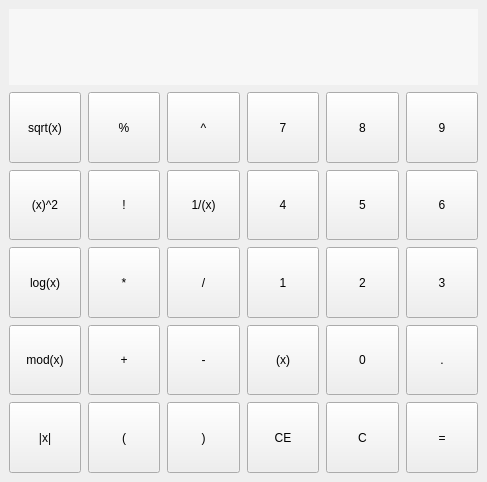
<?xml version="1.0" encoding="UTF-8"?>
<ui version="4.0">
 <class>MainWindow</class>
 <widget class="QMainWindow" name="MainWindow">
  <property name="geometry">
   <rect>
    <x>0</x>
    <y>0</y>
    <width>487</width>
    <height>482</height>
   </rect>
  </property>
  <property name="sizePolicy">
   <sizepolicy hsizetype="Expanding" vsizetype="Expanding">
    <horstretch>1</horstretch>
    <verstretch>2</verstretch>
   </sizepolicy>
  </property>
  <property name="minimumSize">
   <size>
    <width>487</width>
    <height>482</height>
   </size>
  </property>
  <property name="maximumSize">
   <size>
    <width>1000</width>
    <height>1000</height>
   </size>
  </property>
  <property name="windowTitle">
   <string>Calculator</string>
  </property>
  <property name="windowOpacity">
   <double>1.000000000000000</double>
  </property>
  <property name="autoFillBackground">
   <bool>true</bool>
  </property>
  <property name="toolButtonStyle">
   <enum>Qt::ToolButtonIconOnly</enum>
  </property>
  <property name="documentMode">
   <bool>false</bool>
  </property>
  <property name="tabShape">
   <enum>QTabWidget::Rounded</enum>
  </property>
  <property name="dockOptions">
   <set>QMainWindow::AllowTabbedDocks|QMainWindow::AnimatedDocks</set>
  </property>
  <property name="unifiedTitleAndToolBarOnMac">
   <bool>false</bool>
  </property>
  <widget class="QWidget" name="centralwidget">
   <property name="sizePolicy">
    <sizepolicy hsizetype="Preferred" vsizetype="Preferred">
     <horstretch>1</horstretch>
     <verstretch>1</verstretch>
    </sizepolicy>
   </property>
   <property name="minimumSize">
    <size>
     <width>362</width>
     <height>482</height>
    </size>
   </property>
   <property name="maximumSize">
    <size>
     <width>100000</width>
     <height>100000</height>
    </size>
   </property>
   <property name="sizeIncrement">
    <size>
     <width>0</width>
     <height>0</height>
    </size>
   </property>
   <property name="baseSize">
    <size>
     <width>362</width>
     <height>482</height>
    </size>
   </property>
   <property name="autoFillBackground">
    <bool>false</bool>
   </property>
   <layout class="QGridLayout" name="gridLayout">
    <item row="0" column="0">
     <layout class="QVBoxLayout" name="verticalLayout" stretch="1,5">
      <property name="spacing">
       <number>7</number>
      </property>
      <property name="sizeConstraint">
       <enum>QLayout::SetFixedSize</enum>
      </property>
      <item>
       <widget class="QLabel" name="equation_label">
        <property name="sizePolicy">
         <sizepolicy hsizetype="Expanding" vsizetype="Expanding">
          <horstretch>0</horstretch>
          <verstretch>1</verstretch>
         </sizepolicy>
        </property>
        <property name="minimumSize">
         <size>
          <width>362</width>
          <height>0</height>
         </size>
        </property>
        <property name="maximumSize">
         <size>
          <width>16777215</width>
          <height>16777215</height>
         </size>
        </property>
        <property name="styleSheet">
         <string notr="true">background-color: rgb(247, 247, 247);
font: 12pt &quot;Arial&quot;;</string>
        </property>
        <property name="text">
         <string/>
        </property>
        <property name="alignment">
         <set>Qt::AlignRight|Qt::AlignTrailing|Qt::AlignVCenter</set>
        </property>
        <property name="margin">
         <number>20</number>
        </property>
       </widget>
      </item>
      <item>
       <layout class="QGridLayout" name="gridLayout_2">
        <property name="sizeConstraint">
         <enum>QLayout::SetFixedSize</enum>
        </property>
        <item row="4" column="3">
         <widget class="QPushButton" name="divide_button">
          <property name="enabled">
           <bool>true</bool>
          </property>
          <property name="sizePolicy">
           <sizepolicy hsizetype="Preferred" vsizetype="Preferred">
            <horstretch>0</horstretch>
            <verstretch>0</verstretch>
           </sizepolicy>
          </property>
          <property name="text">
           <string>/</string>
          </property>
         </widget>
        </item>
        <item row="2" column="3">
         <widget class="QPushButton" name="inversion_button">
          <property name="sizePolicy">
           <sizepolicy hsizetype="Preferred" vsizetype="Preferred">
            <horstretch>0</horstretch>
            <verstretch>0</verstretch>
           </sizepolicy>
          </property>
          <property name="text">
           <string>1/(x)</string>
          </property>
         </widget>
        </item>
        <item row="9" column="1">
         <widget class="QPushButton" name="absolute_button">
          <property name="enabled">
           <bool>true</bool>
          </property>
          <property name="sizePolicy">
           <sizepolicy hsizetype="Preferred" vsizetype="Preferred">
            <horstretch>0</horstretch>
            <verstretch>0</verstretch>
           </sizepolicy>
          </property>
          <property name="text">
           <string>|x|</string>
          </property>
         </widget>
        </item>
        <item row="7" column="2">
         <widget class="QPushButton" name="add_button">
          <property name="enabled">
           <bool>true</bool>
          </property>
          <property name="sizePolicy">
           <sizepolicy hsizetype="Preferred" vsizetype="Preferred">
            <horstretch>0</horstretch>
            <verstretch>0</verstretch>
           </sizepolicy>
          </property>
          <property name="text">
           <string>+</string>
          </property>
         </widget>
        </item>
        <item row="7" column="1">
         <widget class="QPushButton" name="modulo_f_button">
          <property name="enabled">
           <bool>true</bool>
          </property>
          <property name="sizePolicy">
           <sizepolicy hsizetype="Preferred" vsizetype="Preferred">
            <horstretch>0</horstretch>
            <verstretch>0</verstretch>
           </sizepolicy>
          </property>
          <property name="text">
           <string>mod(x)</string>
          </property>
         </widget>
        </item>
        <item row="9" column="3">
         <widget class="QPushButton" name="right_bracket_button">
          <property name="enabled">
           <bool>true</bool>
          </property>
          <property name="sizePolicy">
           <sizepolicy hsizetype="Preferred" vsizetype="Preferred">
            <horstretch>0</horstretch>
            <verstretch>0</verstretch>
           </sizepolicy>
          </property>
          <property name="text">
           <string>)</string>
          </property>
         </widget>
        </item>
        <item row="9" column="4">
         <widget class="QPushButton" name="clear_button">
          <property name="sizePolicy">
           <sizepolicy hsizetype="Preferred" vsizetype="Preferred">
            <horstretch>0</horstretch>
            <verstretch>0</verstretch>
           </sizepolicy>
          </property>
          <property name="text">
           <string>CE</string>
          </property>
         </widget>
        </item>
        <item row="2" column="6">
         <widget class="QPushButton" name="number_5_button">
          <property name="sizePolicy">
           <sizepolicy hsizetype="Preferred" vsizetype="Preferred">
            <horstretch>0</horstretch>
            <verstretch>0</verstretch>
           </sizepolicy>
          </property>
          <property name="text">
           <string>5</string>
          </property>
         </widget>
        </item>
        <item row="0" column="3">
         <widget class="QPushButton" name="power_button">
          <property name="sizePolicy">
           <sizepolicy hsizetype="Preferred" vsizetype="Preferred">
            <horstretch>0</horstretch>
            <verstretch>0</verstretch>
           </sizepolicy>
          </property>
          <property name="text">
           <string>^</string>
          </property>
         </widget>
        </item>
        <item row="0" column="4">
         <widget class="QPushButton" name="number_7_button">
          <property name="enabled">
           <bool>true</bool>
          </property>
          <property name="sizePolicy">
           <sizepolicy hsizetype="Preferred" vsizetype="Preferred">
            <horstretch>0</horstretch>
            <verstretch>0</verstretch>
           </sizepolicy>
          </property>
          <property name="text">
           <string>7</string>
          </property>
         </widget>
        </item>
        <item row="0" column="6">
         <widget class="QPushButton" name="number_8_button">
          <property name="sizePolicy">
           <sizepolicy hsizetype="Preferred" vsizetype="Preferred">
            <horstretch>0</horstretch>
            <verstretch>0</verstretch>
           </sizepolicy>
          </property>
          <property name="text">
           <string>8</string>
          </property>
         </widget>
        </item>
        <item row="9" column="6">
         <widget class="QPushButton" name="undo_button">
          <property name="sizePolicy">
           <sizepolicy hsizetype="Preferred" vsizetype="Preferred">
            <horstretch>0</horstretch>
            <verstretch>0</verstretch>
           </sizepolicy>
          </property>
          <property name="text">
           <string>C</string>
          </property>
         </widget>
        </item>
        <item row="7" column="6">
         <widget class="QPushButton" name="number_0_button">
          <property name="enabled">
           <bool>true</bool>
          </property>
          <property name="sizePolicy">
           <sizepolicy hsizetype="Preferred" vsizetype="Preferred">
            <horstretch>0</horstretch>
            <verstretch>0</verstretch>
           </sizepolicy>
          </property>
          <property name="text">
           <string>0</string>
          </property>
         </widget>
        </item>
        <item row="7" column="8">
         <widget class="QPushButton" name="comma_button">
          <property name="sizePolicy">
           <sizepolicy hsizetype="Preferred" vsizetype="Preferred">
            <horstretch>0</horstretch>
            <verstretch>0</verstretch>
           </sizepolicy>
          </property>
          <property name="text">
           <string>.</string>
          </property>
         </widget>
        </item>
        <item row="9" column="8">
         <widget class="QPushButton" name="calc_button">
          <property name="sizePolicy">
           <sizepolicy hsizetype="Preferred" vsizetype="Preferred">
            <horstretch>0</horstretch>
            <verstretch>0</verstretch>
           </sizepolicy>
          </property>
          <property name="text">
           <string>=</string>
          </property>
         </widget>
        </item>
        <item row="2" column="1">
         <widget class="QPushButton" name="square_power_button">
          <property name="sizePolicy">
           <sizepolicy hsizetype="Preferred" vsizetype="Preferred">
            <horstretch>0</horstretch>
            <verstretch>0</verstretch>
           </sizepolicy>
          </property>
          <property name="text">
           <string>(x)^2</string>
          </property>
         </widget>
        </item>
        <item row="4" column="1">
         <widget class="QPushButton" name="logarithm_button">
          <property name="sizePolicy">
           <sizepolicy hsizetype="Preferred" vsizetype="Preferred">
            <horstretch>0</horstretch>
            <verstretch>0</verstretch>
           </sizepolicy>
          </property>
          <property name="text">
           <string>log(x)</string>
          </property>
         </widget>
        </item>
        <item row="0" column="2">
         <widget class="QPushButton" name="modulo_button">
          <property name="sizePolicy">
           <sizepolicy hsizetype="Preferred" vsizetype="Preferred">
            <horstretch>0</horstretch>
            <verstretch>0</verstretch>
           </sizepolicy>
          </property>
          <property name="text">
           <string>%</string>
          </property>
         </widget>
        </item>
        <item row="0" column="1">
         <widget class="QPushButton" name="square_root_button">
          <property name="enabled">
           <bool>true</bool>
          </property>
          <property name="sizePolicy">
           <sizepolicy hsizetype="Preferred" vsizetype="Preferred">
            <horstretch>0</horstretch>
            <verstretch>0</verstretch>
           </sizepolicy>
          </property>
          <property name="text">
           <string>sqrt(x)</string>
          </property>
         </widget>
        </item>
        <item row="4" column="2">
         <widget class="QPushButton" name="multiply_button">
          <property name="enabled">
           <bool>true</bool>
          </property>
          <property name="sizePolicy">
           <sizepolicy hsizetype="Preferred" vsizetype="Preferred">
            <horstretch>0</horstretch>
            <verstretch>0</verstretch>
           </sizepolicy>
          </property>
          <property name="text">
           <string>*</string>
          </property>
         </widget>
        </item>
        <item row="2" column="2">
         <widget class="QPushButton" name="factorial_button">
          <property name="sizePolicy">
           <sizepolicy hsizetype="Preferred" vsizetype="Preferred">
            <horstretch>0</horstretch>
            <verstretch>0</verstretch>
           </sizepolicy>
          </property>
          <property name="text">
           <string>!</string>
          </property>
         </widget>
        </item>
        <item row="9" column="2">
         <widget class="QPushButton" name="left_bracket_button">
          <property name="enabled">
           <bool>true</bool>
          </property>
          <property name="sizePolicy">
           <sizepolicy hsizetype="Preferred" vsizetype="Preferred">
            <horstretch>0</horstretch>
            <verstretch>0</verstretch>
           </sizepolicy>
          </property>
          <property name="text">
           <string>(</string>
          </property>
         </widget>
        </item>
        <item row="7" column="3">
         <widget class="QPushButton" name="subtract_button">
          <property name="enabled">
           <bool>true</bool>
          </property>
          <property name="sizePolicy">
           <sizepolicy hsizetype="Preferred" vsizetype="Preferred">
            <horstretch>0</horstretch>
            <verstretch>0</verstretch>
           </sizepolicy>
          </property>
          <property name="text">
           <string>-</string>
          </property>
         </widget>
        </item>
        <item row="2" column="4">
         <widget class="QPushButton" name="number_4_button">
          <property name="enabled">
           <bool>true</bool>
          </property>
          <property name="sizePolicy">
           <sizepolicy hsizetype="Preferred" vsizetype="Preferred">
            <horstretch>0</horstretch>
            <verstretch>0</verstretch>
           </sizepolicy>
          </property>
          <property name="text">
           <string>4</string>
          </property>
         </widget>
        </item>
        <item row="4" column="4">
         <widget class="QPushButton" name="number_1_button">
          <property name="enabled">
           <bool>true</bool>
          </property>
          <property name="sizePolicy">
           <sizepolicy hsizetype="Preferred" vsizetype="Preferred">
            <horstretch>0</horstretch>
            <verstretch>0</verstretch>
           </sizepolicy>
          </property>
          <property name="text">
           <string>1</string>
          </property>
         </widget>
        </item>
        <item row="4" column="6">
         <widget class="QPushButton" name="number_2_button">
          <property name="sizePolicy">
           <sizepolicy hsizetype="Preferred" vsizetype="Preferred">
            <horstretch>0</horstretch>
            <verstretch>0</verstretch>
           </sizepolicy>
          </property>
          <property name="text">
           <string>2</string>
          </property>
         </widget>
        </item>
        <item row="7" column="4">
         <widget class="QPushButton" name="brackets_button">
          <property name="sizePolicy">
           <sizepolicy hsizetype="Preferred" vsizetype="Preferred">
            <horstretch>0</horstretch>
            <verstretch>0</verstretch>
           </sizepolicy>
          </property>
          <property name="text">
           <string>(x)</string>
          </property>
         </widget>
        </item>
        <item row="0" column="8">
         <widget class="QPushButton" name="number_9_button">
          <property name="sizePolicy">
           <sizepolicy hsizetype="Preferred" vsizetype="Preferred">
            <horstretch>0</horstretch>
            <verstretch>0</verstretch>
           </sizepolicy>
          </property>
          <property name="text">
           <string>9</string>
          </property>
         </widget>
        </item>
        <item row="2" column="8">
         <widget class="QPushButton" name="number_6_button">
          <property name="sizePolicy">
           <sizepolicy hsizetype="Preferred" vsizetype="Preferred">
            <horstretch>0</horstretch>
            <verstretch>0</verstretch>
           </sizepolicy>
          </property>
          <property name="text">
           <string>6</string>
          </property>
         </widget>
        </item>
        <item row="4" column="8">
         <widget class="QPushButton" name="number_3_button">
          <property name="enabled">
           <bool>true</bool>
          </property>
          <property name="sizePolicy">
           <sizepolicy hsizetype="Preferred" vsizetype="Preferred">
            <horstretch>0</horstretch>
            <verstretch>0</verstretch>
           </sizepolicy>
          </property>
          <property name="text">
           <string>3</string>
          </property>
         </widget>
        </item>
       </layout>
      </item>
     </layout>
    </item>
   </layout>
  </widget>
 </widget>
 <resources/>
 <connections/>
</ui>
